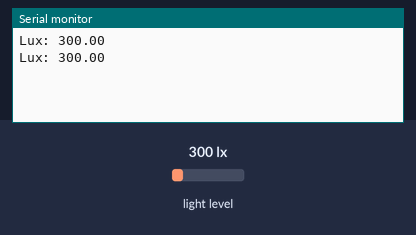
A sketch run on a simulated Arduino Uno, built with avr-gcc and run on an emulated ATmega328P. Parts: the last lines printed to the serial monitor. Inputs (shaded band) come from the test bench; at power-on: light level 300 lx.

Above: at 2.3 s.
2.4 s: light level set to 40 lx
At 4.0 s:
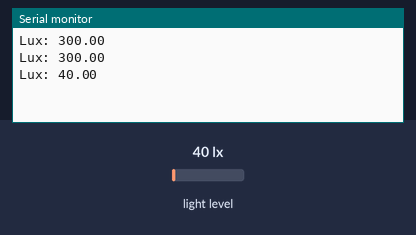
4.5 s: light level set to 500 lx
At 5.2 s:
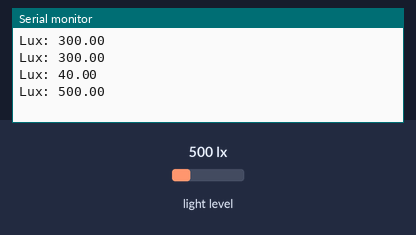
Timing chart, 0 to 7.5 s (numbered marks = the images above; inputs shaded):
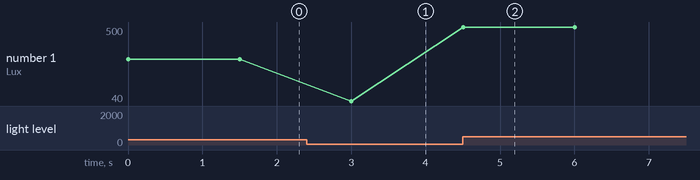

Measured:
- after the input at 2.4 s, the serial monitor: prints a new line after 0.60 s (image 1)
- after the input at 4.5 s, the serial monitor: prints a new line at once (image 2)
- plotted number 1: 300 → 40 after the input at 2.4 s, 40 → 500 after the input at 4.5 s

The sketch:

VEML7700.ino
```cpp
#include "Adafruit_VEML7700.h"

Adafruit_VEML7700 veml = Adafruit_VEML7700();

void setup() {
  Serial.begin(115200);

  !veml.begin();

  veml.setGain(VEML7700_GAIN_1_8);
  veml.setIntegrationTime(VEML7700_IT_800MS);


  veml.setLowThreshold(10000);
  veml.setHighThreshold(20000);
  veml.interruptEnable(false);
}

void loop() {
  Serial.print("Lux: "); Serial.println(veml.readLux());
  delay(1500);
}
```
